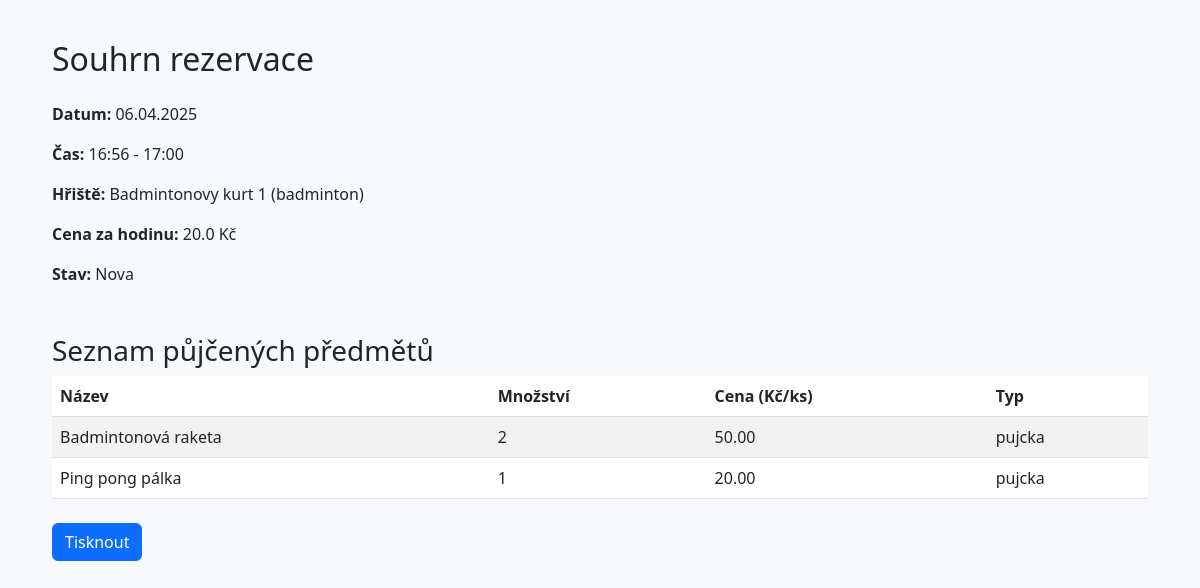
The app's page /rezervace/tisk/16/ with its own data.
### rezervace/models.py (models this page shows, shortened)
class Rezervace(models.Model):
    uzivatel = models.ForeignKey(Uzivatele, on_delete=models.CASCADE, related_name='rezervace')
    hriste = models.ForeignKey(Hriste, on_delete=models.CASCADE, related_name='rezervace')
    datum = models.DateField()
    cas_zacatku = models.TimeField()
    cas_konce = models.TimeField()
    stav = models.CharField(max_length=20, choices=RESERVATION_STATUS_CHOICES, default='nova')
    popis = models.TextField(blank=True, null=True)
    vytvoreno = models.DateTimeField(default=timezone.now)
    naposledy_upraveno = models.DateTimeField(auto_now=True)
    cena = models.FloatField()

class Hriste(models.Model):
    nazev = models.CharField(max_length=100)
    typ = models.CharField(max_length=50)
    popis = models.TextField()
    cena_hodina = models.DecimalField(max_digits=8, decimal_places=2)
    kapacita = models.IntegerField()
    aktivni = models.BooleanField(default=True)

class RezervaceZapujcky(models.Model):
    rezervace = models.ForeignKey(Rezervace, on_delete=models.CASCADE, related_name='zapujcky')
    zapujcka = models.ForeignKey(Zapujcky, on_delete=models.CASCADE, related_name='rezervace')
    mnozstvi = models.IntegerField()
    cena_za_kus = models.DecimalField(max_digits=8, decimal_places=2)
    class Meta:
        unique_together = ('rezervace', 'zapujcka')  # Composite primary key

class Zapujcky(models.Model):
    nazev = models.CharField(max_length=100)
    popis = models.TextField()
    cena_pujceni = models.DecimalField(max_digits=8, decimal_places=2)
    cena_prodeje = models.DecimalField(max_digits=8, decimal_places=2)
    typ = models.CharField(max_length=20, choices=RENTAL_TYPE_CHOICES)
    aktivni = models.BooleanField(default=True)

### rezervace/views.py (the view)
# urls.py: path('rezervace/tisk/<int:rez_id>/', views.tisk_rezervace, name='tisk_rezervace'),
def tisk_rezervace(request, rez_id):
    rezervace = get_object_or_404(Rezervace, id=rez_id)
    zapujcky = RezervaceZapujcky.objects.filter(rezervace=rezervace)
    return render(request, 'rezervace/tisk.html', {'rezervace': rezervace, 'zapujcky': zapujcky})

### templates/rezervace/tisk.html (shortened to what this page needs)
<!DOCTYPE html>
<html lang="cs">
<head>
  <link href="https://cdn.jsdelivr.net/npm/bootstrap@5.3.0/dist/css/bootstrap.min.css" rel="stylesheet">
  {% load static %}
  <link rel="stylesheet" href="{% static 'style.css' %}">
</head>
<body>
  <div class="container">
      <h2 class="mb-4">Souhrn rezervace</h2>
      <p><strong>Datum:</strong> {{ rezervace.datum|date:"d.m.Y" }}</p>
      <p><strong>Čas:</strong> {{ rezervace.cas_zacatku|time:"H:i" }} - {{ rezervace.cas_konce|time:"H:i" }}</p>
      <p><strong>Hřiště:</strong> {{ rezervace.hriste.nazev }} ({{ rezervace.hriste.typ }})</p>
      <p><strong>Cena za hodinu:</strong> {{ rezervace.cena }} Kč</p>
      <p><strong>Stav:</strong> {{ rezervace.get_stav_display }}</p>
      <h3 class="mt-5">Seznam půjčených předmětů</h3>
      {% if zapujcky %}
        <table class="table table-striped">
          <thead>
            <tr>
              <th>Název</th>
              <th>Množství</th>
              <th>Cena (Kč/ks)</th>
              <th>Typ</th>
            </tr>
          </thead>
          <tbody>
            {% for zapujcka in zapujcky %}
              <tr>
                <td>{{ zapujcka.zapujcka.nazev }}</td>
                <td>{{ zapujcka.mnozstvi }}</td>
                <td>{{ zapujcka.cena_za_kus }}</td>
                <td>{{ zapujcka.zapujcka.typ }}</td>
              </tr>
            {% endfor %}
          </tbody>
        </table>
      {% else %}
        <p>Nebyly zapujčeny žádne předměty</p>
      {% endif %}
      <div class="mt-4 no-print">
        <button onclick="window.print()" class="btn btn-primary">Tisknout</button>
      </div>
  </div>
</body>
</html>

### templates/rezervace/tisk.html (style rules this page uses)
body { background-color: #f8f9fa; padding: 40px; }

### records on screen
Rezervace: datum "06.04.2025", cas_zacatku "16:56", cas_konce "17:00", hriste.nazev "Badmintonovy kurt 1", hriste.typ "badminton", cena "20.0", stav "Nova"
RezervaceZapujcky: zapujcka.nazev "Badmintonová raketa", mnozstvi "2", cena_za_kus "50.00", zapujcka.typ "pujcka"
RezervaceZapujcky: zapujcka.nazev "Ping pong pálka", mnozstvi "1", cena_za_kus "20.00", zapujcka.typ "pujcka"
